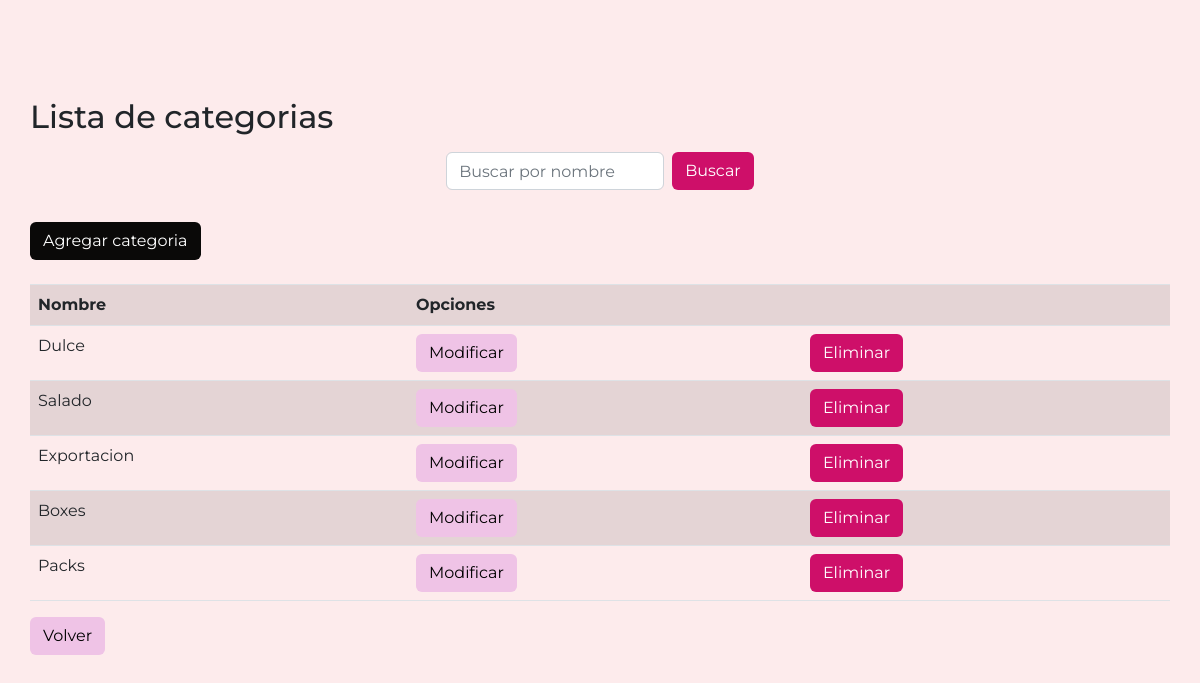
The app's page /listar-categoria (signed in) with its own data.
### tienda/models.py (models this page shows, shortened)
class Categoria(models.Model):
    nombre = models.CharField(max_length=70)

### tienda/views.py (the view)
# urls.py: path('listar-categoria', views.listar_categoria, name='listar-categoria'),
@login_required
def listar_categoria(request):
    busqueda = request.GET.get("buscar")
    categorias = Categoria.objects.all()
    if busqueda:
        categorias = categorias.filter(
            Q(nombre__icontains=busqueda)
        ).distinct()
    else:
        busqueda = ""
    data = {"categorias": categorias,"busqueda": busqueda}
    return render(request, 'tienda/categoria/categoria_listar.html',data)

### tienda/templates/tienda/categoria/categoria_listar.html (shortened to what this page needs)
{% load static %}
{% load humanize %}
<!DOCTYPE html>
<html lang="en">
<head>
    <link rel="stylesheet" href="https://cdn.jsdelivr.net/npm/bootstrap@4.3.1/dist/css/bootstrap.min.css"
>
<link href="https://cdn.jsdelivr.net/npm/bootstrap@5.2.3/dist/css/bootstrap.min.css" rel="stylesheet">
<link rel="stylesheet" href="https://cdnjs.cloudflare.com/ajax/libs/font-awesome/6.4.0/css/all.min.css"
 />
<link rel="stylesheet" href="{% static 'tienda/CSS/style.css' %}">
</head>
<body>
    <section class="container">
        <div class="table-hover table-responsive mt-5">
            <h2>Lista de categorias</h2>
            <nav class="navbar navbar-expand-sm justify-content-center">
                <div class="container-fluid justify-content-center">
                    <form class="d-flex" method="GET">
                        <input class="form-control me-2" type="text" placeholder="Buscar por nombre" name="buscar">
                        <button class="btn" style="background-color: #CE0F69; color: white;" type="submit">Buscar</button>
                    </form>
                </div>
            </nav>
            <br>
            <a href="{% url 'agregar-categoria'%}" class="btn" style="background-color: #0a0908; color: white;">Agregar categoria</a>
            <br>
            <br>
            <table class="table table-striped">
                <tr>
                    <th>Nombre</th>
                    <th>Opciones</th>
                    <th></th>
                </tr>
                {% for p in categorias %}
                <tr>
                    <td>{{p.nombre}}</td>
                    <td><a href="{% url 'modificar-categoria' p.id %}" class="btn" style="background-color: #efc3e6; color: black;">Modificar</a></td>
                    <td><a href="#" onclick="eliminarCategoria({{ p.id }})" class="btn" style="background-color: #CE0F69; color: white;">Eliminar</a></td>
                </tr>
                {% endfor %}
             </table>
             <a href="{% url 'login-perfil'%}" class="btn" style="background-color: #efc3e6; color: black;">Volver</a>
    </div>
    </section>
</body>
</html>

### tienda/static/tienda/CSS/style.css (style rules this page uses)
* { font-family: 'Montserrat', sans-serif; }
body { background-color: #FDEBEC; }
section { padding-left: 15%; padding-right: 15%; }
.container { position: relative; margin: 0px auto; padding: 50px 0; clear: both; }
@media only screen and (min-width: 1200px) { .container { width: 1210px; } }

### records on screen
Categoria: nombre "Dulce"
Categoria: nombre "Salado"
Categoria: nombre "Exportacion"
Categoria: nombre "Boxes"
Categoria: nombre "Packs"
